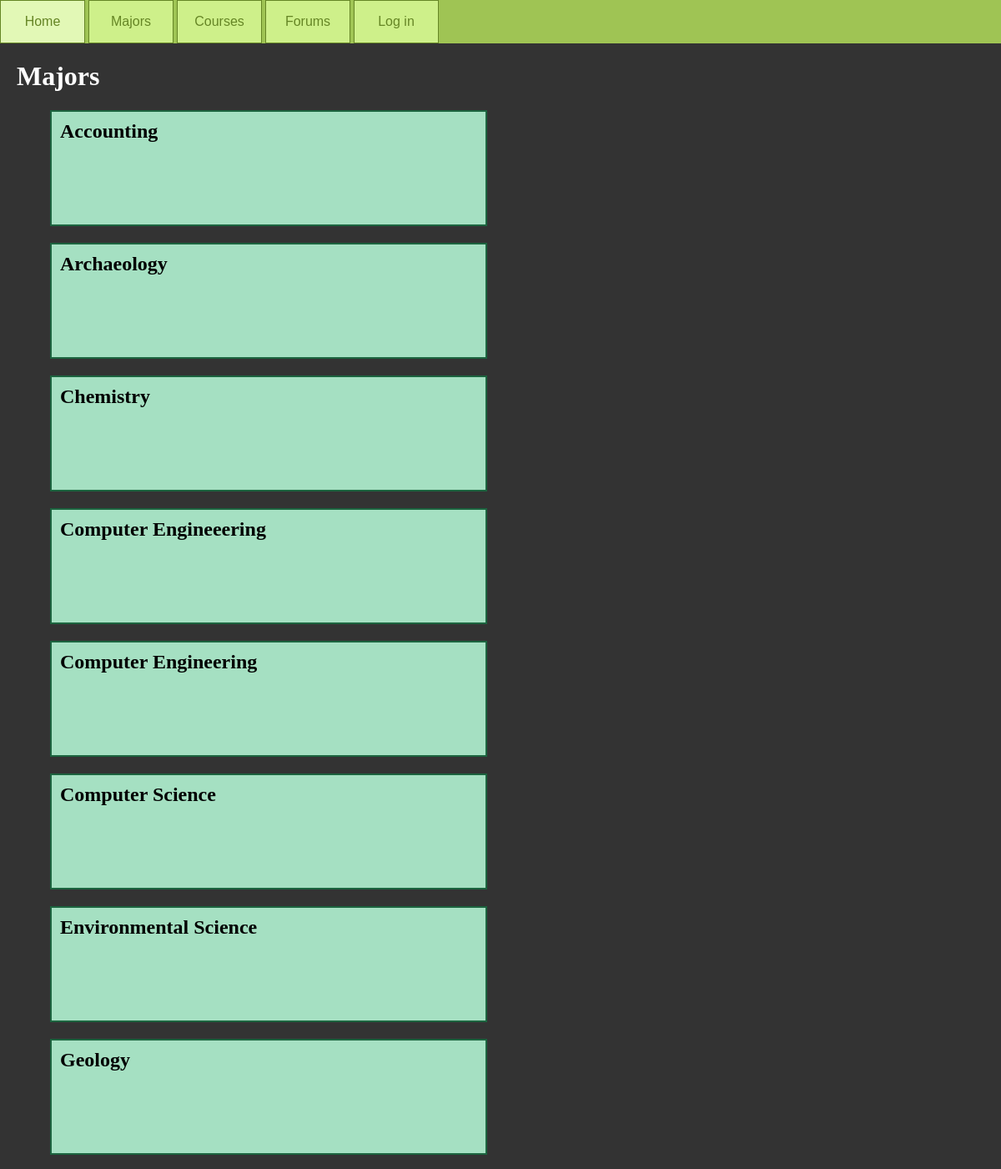
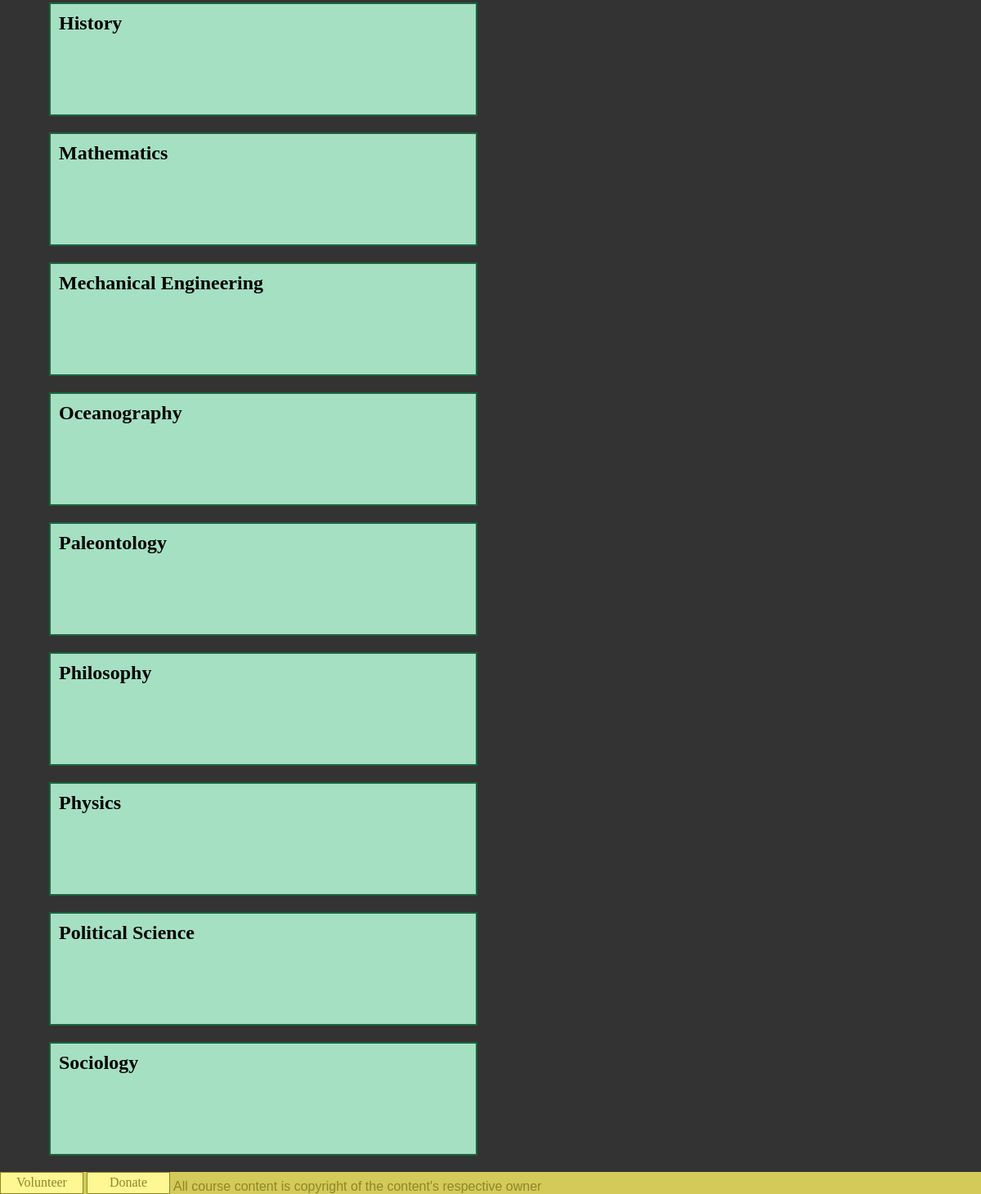
Screenshot of /majorsPublic.html with the database file from the repository (2 pictures, top to bottom).
### database_setup.py (models this page shows, shortened)
class Major(Base):
    __tablename__ = 'majors'
    major_id = Column(Integer, primary_key=True)
    name = Column(String(80), nullable=False)
    description = Column(String(250))

### project.py (the view)
@app.route('/majorsPublic.html')
def showMajorsPublic():
    enrolled_majors = getEnrolledMajors()
    majors = session.query(Major).order_by(asc(Major.name))
    return render_template('majorsPublic.html', majors=majors, login_session=login_session, enrolled_majors=enrolled_majors)

### project.py (called while the page is built, shortened)
def loggedin():
    return "email" in login_session

def getEnrolledMajors():
    if not loggedin():
        return []

### templates/majorsPublic.html (shortened to what this page needs)
<!DOCTYPE html>
<html>
    <head>
        <link rel="stylesheet" href="/css/style.css">
    </head>
    <body>
        {% block content %}
        {% include "navbar.html" %}
        <div>
            <h1>Majors</h1>
            <div>
            {% for major in majors %}
                <a class="subtle" href="/majors/{{major.major_id}}"><div class="majorBlock">
                <h2>{{major.name}}</h2>
                </div></a>
            {% endfor %}
            {% endblock %}
            </div>
        </div>
        {% include "footer.html" %}
    </body>
</html>

### rows the page displays
Major: name "Accounting"
Major: name "Archaeology"
Major: name "Chemistry"
Major: name "Computer Engineeering"
Major: name "Computer Engineering"
Major: name "Computer Science"
Major: name "Environmental Science"
Major: name "Geology"
Major: name "History"
Major: name "Mathematics"
Major: name "Mechanical Engineering"
Major: name "Oceanography"
Major: name "Paleontology"
Major: name "Philosophy"
Major: name "Physics"
Major: name "Political Science"
Major: name "Sociology"
